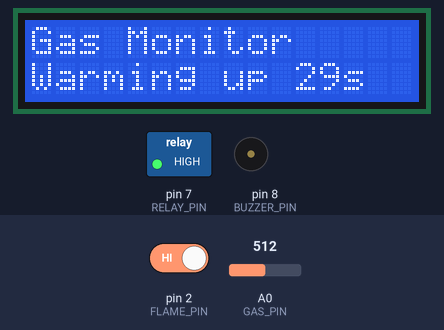
Simulated run of this program. Board: Arduino Uno, built with avr-gcc and run on an emulated ATmega328P. On the bench: 16×2 character LCD, switched loads named in the program (green lamp = pin HIGH), buzzer (waves = sounding, pin HIGH). The test bench sets the inputs (shaded band); at power-on: A0 (GAS_PIN) = 512, pin 2 (FLAME_PIN) HIGH. What the program prints to the serial monitor is not drawn.

Above: at 1.4 s.
1.5 s: A0 (GAS_PIN) set to 716
At 30.3 s:
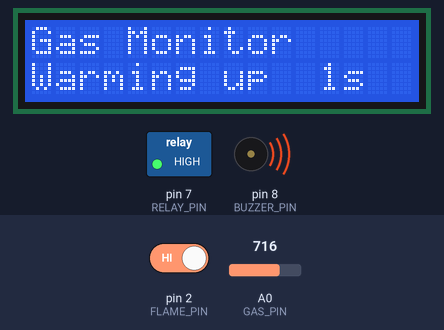
At 30.9 s:
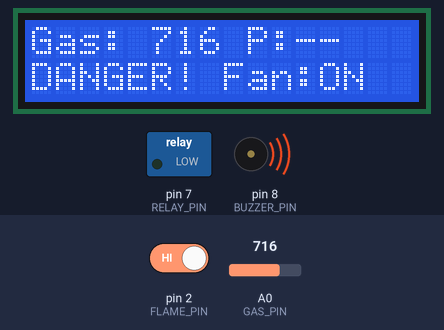
Timing chart, 0 to 31.9 s (numbered marks = the images above; inputs shaded):
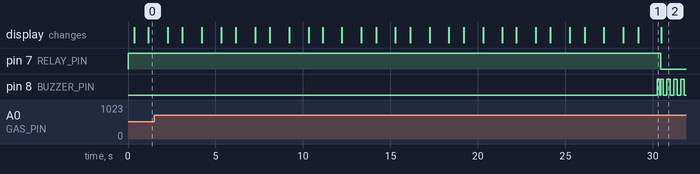

Measured:
- what the display in image 1 shows lasts 1.3 s, from 29.2 s to 30.5 s

The program:

main.cpp
```cpp
#include <Arduino.h>
#include <Wire.h>
#include <LiquidCrystal_I2C.h>
#include <SoftwareSerial.h>


const uint8_t GAS_PIN    = A0;
const uint8_t FLAME_PIN  = 2;
const uint8_t RELAY_PIN  = 7;
const uint8_t BUZZER_PIN = 8;
const uint8_t ESP_RX_PIN = 10;
const uint8_t ESP_TX_PIN = 11;


const uint8_t LCD_ADDRESS      = 0x27;
const bool    RELAY_ACTIVE_LOW = true;
const bool    PASSIVE_BUZZER   = false;
const unsigned int BUZZER_FREQ = 2000;


const int WARN_ON    = 300;
const int WARN_OFF   = 270;
const int DANGER_ON  = 500;
const int DANGER_OFF = 450;


const bool FLAME_ACTIVE_LOW      = true;
const uint8_t FLAME_CONFIRM      = 3;
const unsigned long FLAME_HOLD_MS = 3000UL;
const bool FAN_ON_FLAME          = false;


const unsigned long WARMUP_MS          = 30000UL;
const unsigned long SAMPLE_INTERVAL_MS = 200UL;
const unsigned long LCD_INTERVAL_MS    = 500UL;
const unsigned long LCD_PAGE_MS        = 3000UL;
const unsigned long SERIAL_INTERVAL_MS = 1000UL;
const unsigned long ESP_INTERVAL_MS    = 1000UL;
const unsigned long FAN_OVERRUN_MS     = 30000UL;
const unsigned long PEOPLE_TIMEOUT_MS  = 10000UL;


const long ESP_BAUD        = 9600;
const bool ECHO_FRAME_USB  = true;


enum State { SAFE, WARNING, DANGER };

LiquidCrystal_I2C lcd(LCD_ADDRESS, 16, 2);
SoftwareSerial espSerial(ESP_RX_PIN, ESP_TX_PIN);

State state = SAFE;
int gasLevel = 0;
bool fanOn = false;
bool buzzerOn = false;
bool warmingUp = true;
unsigned long fanOffTime = 0;
uint16_t txSeq = 0;


bool flameRaw = false;
bool flameOn = false;
uint8_t flameCount = 0;
unsigned long flameLastSeen = 0;


int people = -1;
unsigned long lastPeopleMs = 0;


char rxBuf[32];
uint8_t rxLen = 0;


uint8_t lcdPage = 0;
unsigned long lastPage = 0;

unsigned long lastSample = 0;
unsigned long lastLcd = 0;
unsigned long lastSerial = 0;
unsigned long lastEsp = 0;


void relayWrite(bool on);
void buzzerWrite(bool on);
int  readGas();
bool readFlame();
void printLine(uint8_t row, const char *text);
void updateState();
void updateFlame(unsigned long now);
void updateFan(unsigned long now);
void updateBuzzer(unsigned long now);
bool peopleValid(unsigned long now);
void updateLcd(unsigned long now);
void sendToEsp(unsigned long now);
void handleEspLine(const char *line);
void readEsp();


void relayWrite(bool on) {
  digitalWrite(RELAY_PIN, (on != RELAY_ACTIVE_LOW) ? HIGH : LOW);
}

void buzzerWrite(bool on) {
  buzzerOn = on;
  if (PASSIVE_BUZZER) {
    if (on) tone(BUZZER_PIN, BUZZER_FREQ);
    else    noTone(BUZZER_PIN);
  } else {
    digitalWrite(BUZZER_PIN, on ? HIGH : LOW);
  }
}

int readGas() {
  analogRead(GAS_PIN);
  delay(1);
  long sum = 0;
  for (uint8_t i = 0; i < 16; i++) {
    sum += analogRead(GAS_PIN);
    delay(1);
  }
  return (int)(sum / 16);
}


bool readFlame() {
  bool level = digitalRead(FLAME_PIN);
  return FLAME_ACTIVE_LOW ? !level : level;
}

void printLine(uint8_t row, const char *text) {
  char buf[17];
  snprintf(buf, sizeof(buf), "%-16s", text);
  lcd.setCursor(0, row);
  lcd.print(buf);
}

void updateState() {
  switch (state) {
    case SAFE:
      if (gasLevel >= DANGER_ON)      state = DANGER;
      else if (gasLevel >= WARN_ON)   state = WARNING;
      break;
    case WARNING:
      if (gasLevel >= DANGER_ON)      state = DANGER;
      else if (gasLevel < WARN_OFF)   state = SAFE;
      break;
    case DANGER:
      if (gasLevel < DANGER_OFF)      state = (gasLevel >= WARN_OFF) ? WARNING : SAFE;
      break;
  }
}


void updateFlame(unsigned long now) {
  if (!flameOn) {
    if (flameRaw) {
      if (++flameCount >= FLAME_CONFIRM) {
        flameOn = true;
        flameLastSeen = now;
      }
    } else {
      flameCount = 0;
    }
  } else {
    if (flameRaw) {
      flameLastSeen = now;
    } else if (now - flameLastSeen >= FLAME_HOLD_MS) {
      flameOn = false;
      flameCount = 0;
    }
  }
}

void updateFan(unsigned long now) {
  bool want = (state != SAFE) || (FAN_ON_FLAME && flameOn);
  if (want) {
    fanOn = true;
    fanOffTime = now + FAN_OVERRUN_MS;
  } else if (fanOn && (long)(now - fanOffTime) >= 0) {
    fanOn = false;
  }
  relayWrite(fanOn);
}

void updateBuzzer(unsigned long now) {
  bool on = false;
  if (flameOn)                on = true;
  else if (state == WARNING)  on = (now % 1000UL) < 100UL;
  else if (state == DANGER)   on = (now % 400UL) < 200UL;
  buzzerWrite(on);
}

bool peopleValid(unsigned long now) {
  return people >= 0 && (now - lastPeopleMs) < PEOPLE_TIMEOUT_MS;
}

void updateLcd(unsigned long now) {
  char line[17];
  char pbuf[6];

  if (peopleValid(now)) snprintf(pbuf, sizeof(pbuf), "%d", people > 999 ? 999 : people);
  else                  snprintf(pbuf, sizeof(pbuf), "--");


  bool alarm = (state != SAFE) || flameOn;
  if (alarm) {
    lcdPage = 0;
  } else if (now - lastPage >= LCD_PAGE_MS) {
    lastPage = now;
    lcdPage ^= 1;
  }

  if (lcdPage == 0) {
    snprintf(line, sizeof(line), "Gas:%4d P:%-3s", gasLevel, pbuf);
    printLine(0, line);

    const char *status;
    if (flameOn)                status = "FLAME!";
    else if (state == DANGER)   status = "DANGER!";
    else if (state == WARNING)  status = "WARN";
    else                        status = "SAFE";
    snprintf(line, sizeof(line), "%-7s Fan:%-3s", status, fanOn ? "ON" : "OFF");
    printLine(1, line);
  } else {
    snprintf(line, sizeof(line), "Flame: %s", flameOn ? "YES!" : "none");
    printLine(0, line);
    snprintf(line, sizeof(line), "People:%-3s %s", pbuf, peopleValid(now) ? "" : "nocam");
    printLine(1, line);
  }
}


void sendToEsp(unsigned long now) {
  unsigned int stateCode = warmingUp ? 3 : (unsigned int)state;

  unsigned int overrunS = 0;
  if (!warmingUp && fanOn && state == SAFE && !flameOn && (long)(now - fanOffTime) < 0) {
    overrunS = (unsigned int)((fanOffTime - now) / 1000UL);
  }

  char body[48];
  snprintf(body, sizeof(body), "G,%u,%d,%u,%u,%u,%u,%u",
           (unsigned int)txSeq++, gasLevel, stateCode,
           fanOn ? 1U : 0U, overrunS, buzzerOn ? 1U : 0U,
           flameOn ? 1U : 0U);

  uint8_t crc = 0;
  for (const char *p = body; *p; p++) crc ^= (uint8_t)*p;

  char frame[60];
  snprintf(frame, sizeof(frame), "$%s*%02X", body, (unsigned int)crc);

  espSerial.println(frame);
  if (ECHO_FRAME_USB) {
    Serial.print(F("TX -> ESP32: "));
    Serial.println(frame);
  }
}


void handleEspLine(const char *line) {
  if (line[0] != '$') return;
  const char *star = strrchr(line, '*');
  if (star == nullptr || strlen(star) < 3) return;

  uint8_t calc = 0;
  for (const char *p = line + 1; p < star; p++) calc ^= (uint8_t)*p;
  if (calc != (uint8_t)strtoul(star + 1, nullptr, 16)) return;

  int count;
  if (sscanf(line + 1, "P,%d", &count) == 1) {
    people = count;
    lastPeopleMs = millis();
  }
}

void readEsp() {
  while (espSerial.available()) {
    char c = (char)espSerial.read();
    if (c == '\r') continue;
    if (c == '\n') {
      if (rxLen > 0) {
        rxBuf[rxLen] = '\0';
        handleEspLine(rxBuf);
      }
      rxLen = 0;
    } else if (rxLen < sizeof(rxBuf) - 1) {
      rxBuf[rxLen++] = c;
    } else {
      rxLen = 0;
    }
  }
}


void setup() {
  Serial.begin(9600);
  espSerial.begin(ESP_BAUD);

  digitalWrite(RELAY_PIN, RELAY_ACTIVE_LOW ? HIGH : LOW);
  pinMode(RELAY_PIN, OUTPUT);
  pinMode(BUZZER_PIN, OUTPUT);
  pinMode(FLAME_PIN, INPUT);
  buzzerWrite(false);

  lcd.init();
  lcd.backlight();
  printLine(0, "Gas Monitor");

  unsigned long start = millis();
  while (millis() - start < WARMUP_MS) {
    readEsp();
    char line[17];
    unsigned long remaining = (WARMUP_MS - (millis() - start)) / 1000UL + 1;
    snprintf(line, sizeof(line), "Warming up %2lus", remaining);
    printLine(1, line);

    unsigned long now = millis();
    if (now - lastEsp >= ESP_INTERVAL_MS) {
      lastEsp = now;
      gasLevel = readGas();
      flameRaw = readFlame();
      sendToEsp(now);
    }
    delay(250);
  }
  warmingUp = false;

  buzzerWrite(true);
  delay(150);
  buzzerWrite(false);

  gasLevel = readGas();
  flameRaw = readFlame();
  lcd.clear();
}


void loop() {
  unsigned long now = millis();

  readEsp();

  if (now - lastSample >= SAMPLE_INTERVAL_MS) {
    lastSample = now;
    gasLevel = readGas();
    flameRaw = readFlame();
    updateState();
    updateFlame(now);
    updateFan(now);
  }

  updateBuzzer(now);

  if (now - lastLcd >= LCD_INTERVAL_MS) {
    lastLcd = now;
    updateLcd(now);
  }

  if (now - lastEsp >= ESP_INTERVAL_MS) {
    lastEsp = now;
    sendToEsp(now);
  }

  if (now - lastSerial >= SERIAL_INTERVAL_MS) {
    lastSerial = now;
    Serial.print("Gas: ");
    Serial.print(gasLevel);
    Serial.print("  State: ");
    Serial.print(state == SAFE ? "SAFE" : (state == WARNING ? "WARNING" : "DANGER"));
    Serial.print("  Flame: ");
    Serial.print(flameOn ? "YES" : "no");
    Serial.print("  People: ");
    if (peopleValid(now)) Serial.print(people); else Serial.print("--");
    Serial.print("  Fan: ");
    Serial.println(fanOn ? "ON" : "OFF");
  }
}
```
